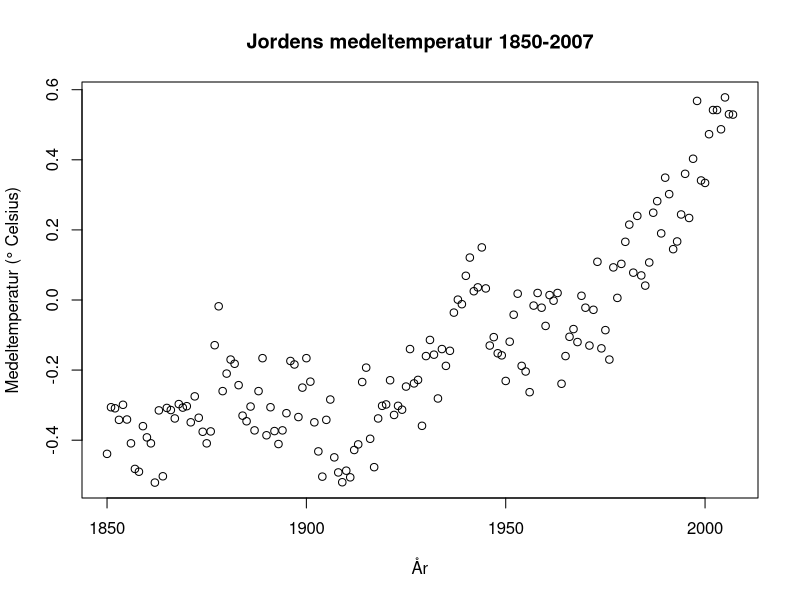
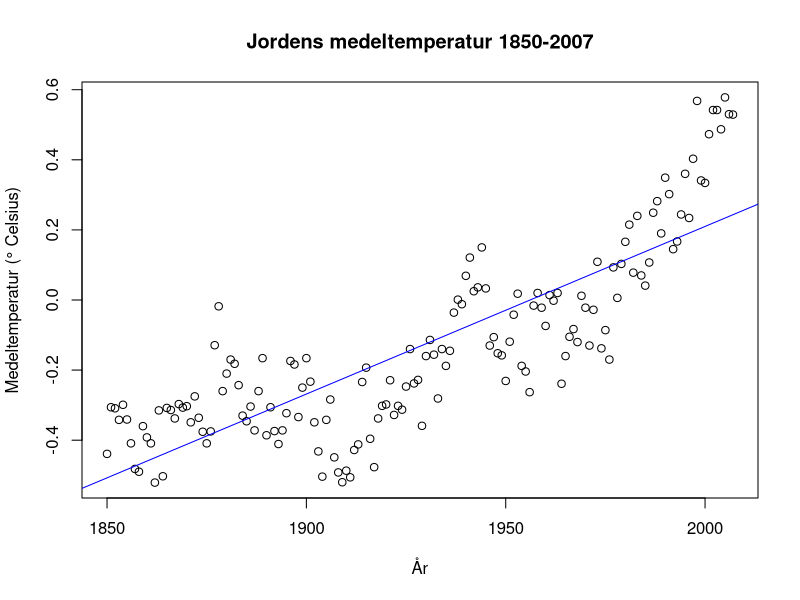
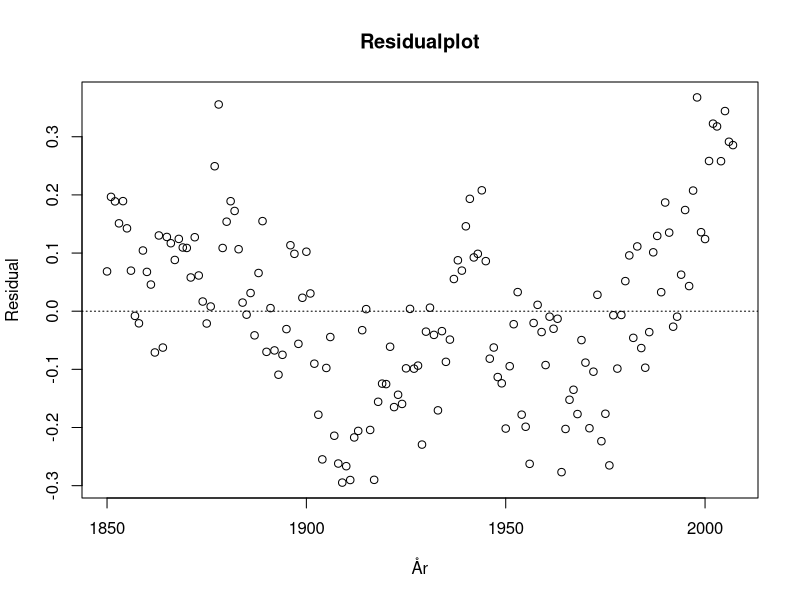
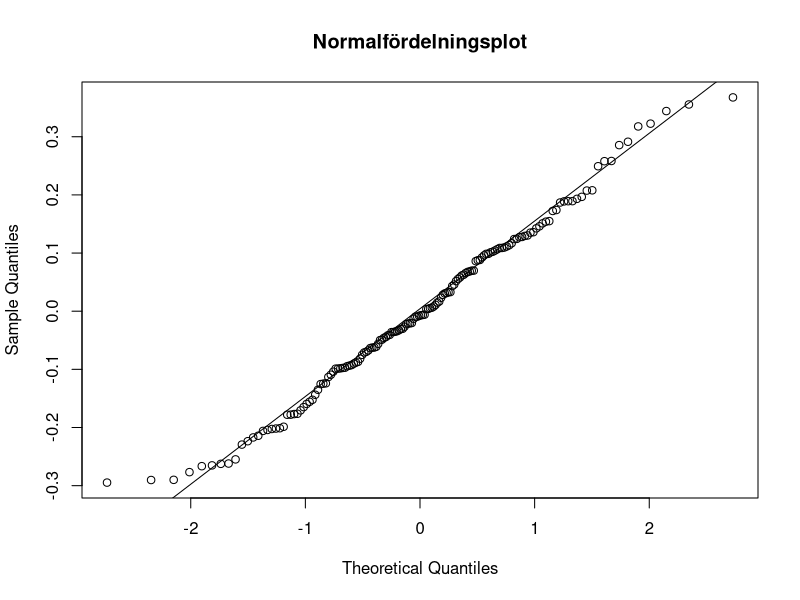
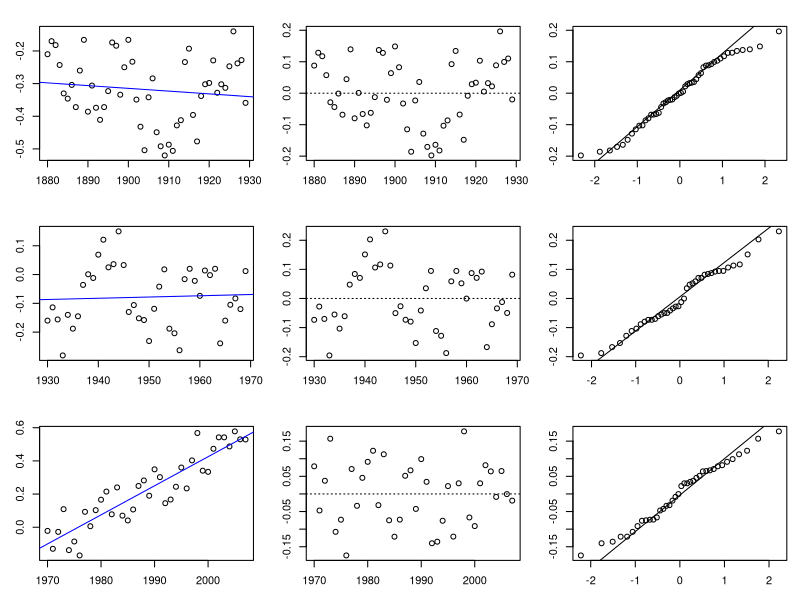
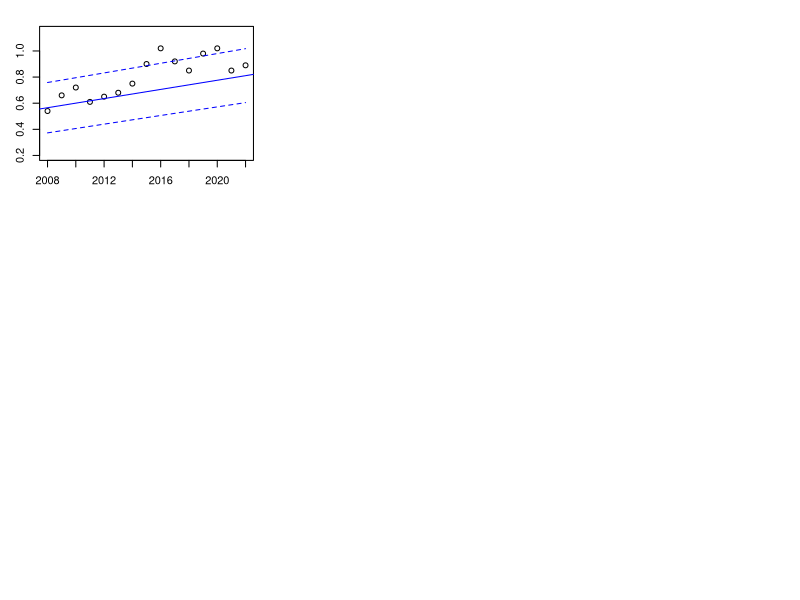

Generate these figures, in order, with R:
## ---- chunk 1
df <- read.csv("temperatur.csv", header = TRUE) # Läser in jordens medeltemperatur 1850-2007
## ---- chunk 2
plot(df$år, 
     df$temperatur, 
     main = "Jordens medeltemperatur 1850-2007",
     xlab = "År", 
     ylab = "Medeltemperatur (° Celsius)")
## ---- chunk 3
modell <- lm(temperatur ~ 1 + år, data = df) # Anpassar rät linje med temperatur som responsvariabel och år som förklarande variabel. Ettan säger åt R att vi vill ha ett intercept.
## ---- chunk 4
plot(df$år, # Plottar datamaterialet likt tidigare
     df$temperatur, 
     main = "Jordens medeltemperatur 1850-2007",
     xlab = "År", 
     ylab = "Medeltemperatur (° Celsius)")
abline(modell, # Lägger till anpassad linje 
       col = "blue")
## ---- chunk 5
residual <- modell$residuals # Extraherar residualer
plot(df$år, residual, # Skapar residualplot
     main = "Residualplot",
     xlab = "År",
     ylab = "Residual")
abline(a = 0, b = 0, lty = "dotted") # Lägger till horisontell linje 
## ---- chunk 6
qqnorm(residual,
        main = "Normalfördelningsplot")
qqline(residual)
## ---- chunk 7
# Dela upp data i tre delperioder
df_1 <- subset(df, år > 1879 & år < 1930)
df_2 <- subset(df, år > 1929 & år < 1970)
df_3 <- subset(df, år > 1969)

# Skapa tre modeller, en för respektive tidsperiod
modell_1 <- lm(temperatur ~ 1 + år, data = df_1) # 1:an säger åt R att vi vill ha ett intercept
modell_2 <- lm(temperatur ~ 1 + år, data = df_2)
modell_3 <- lm(temperatur ~ 1 + år, data = df_3)
## ---- chunk 8
# Set smaller margins
par(mfrow = c(3, 3), mar = c(3, 3, 2, 1))  # c(bottom, left, top, right)

# Plotta alla punkter i årsperioden över årtalen
plot(df_1$år, df_1$temperatur, xlab = "År", ylab = "Temperatur")
abline(modell_1, col = "blue")

# Plotta residualer
plot(df_1$år, modell_1$residuals, xlab = "År", ylab = "Residualer")
abline(a = 0, b = 0, lty = "dotted")

qqnorm(modell_1$residuals, main = "")
qqline(modell_1$residuals)


plot(df_2$år, df_2$temperatur, xlab = "År", ylab = "Temperatur")
abline(modell_2, col = "blue")

plot(df_2$år, modell_2$residuals, xlab = "År", ylab = "Residualer")
abline(a = 0, b = 0, lty = "dotted")

qqnorm(modell_2$residuals, main = "")
qqline(modell_2$residuals)


plot(df_3$år, df_3$temperatur, xlab = "År", ylab = "Temperatur")
abline(modell_3, col = "blue")

plot(df_3$år, modell_3$residuals, xlab = "År", ylab = "Residualer")
abline(a = 0, b = 0, lty = "dotted")

qqnorm(modell_3$residuals, main = "")
qqline(modell_3$residuals)
## ---- chunk 9
sammanfattning_1 <- summary(modell_1)
sammanfattning_2 <- summary(modell_2)
sammanfattning_3 <- summary(modell_3)

alpha1 <- c(coef(sammanfattning_1)[1], coef(sammanfattning_1)[1, "Pr(>|t|)"])
beta1 <- c(coef(sammanfattning_1)[2], coef(sammanfattning_1)[2, "Pr(>|t|)"])

alpha2 <- c(coef(sammanfattning_2)[1], coef(sammanfattning_2)[1, "Pr(>|t|)"])
beta2 <- c(coef(sammanfattning_2)[2], coef(sammanfattning_2)[2, "Pr(>|t|)"])

alpha3 <- c(coef(sammanfattning_3)[1], coef(sammanfattning_3)[1, "Pr(>|t|)"])
beta3 <- c(coef(sammanfattning_3)[2], coef(sammanfattning_3)[2, "Pr(>|t|)"])

table <- data.frame(perioder = c("1880-1929", "1930-1969", "1970-2007"),
                    alpha = c(alpha1[1], alpha2[1], alpha3[1]),
                    beta = c(beta1[1], beta2[1], beta3[1]),
                    pvärdeb = c(beta1[2], beta2[2], beta3[2]))

colnames(table) <- c("Årsperiod", "alpha",  
                   "beta", "p-värde för hypotesen beta = 0")

knitr::kable(table, caption = "Tabell av värden på skattningar av alpha, beta, och p-värden för betas skattningar.")
## ---- chunk 10
#Funktion som ger roten ur medelkvadratfelet (RMSE) mellan predikterade och faktiska värden, roten ur för att vi ska få samma enhet, dvs vi får medelfelet av temperatur.
rmse <- function(y_faktiska, y_pred){
  diff <- y_faktiska - y_pred
  sqr_diff <- diff^2
  mse <- mean(sqr_diff)
  return(sqrt(mse))
}
## ---- chunk 11
# Låt period 1 ("p1") beteckna årsindelningen 2008-2022,
# och period 2 ("p2") beteckna 1970-2007.
# Vidare betecknar "hela", årsperioden 1850-2007

test_df <- read.csv("temperatur_test.csv", header = TRUE)

x_p1 <- test_df$år # sekvens med åren 2007-2022

df_p1 <- data.frame(år = x_p1)  # Vi gör en dataframe med åren som vi kan använda oss av
## ---- chunk 12
# Prediktionsmodell för 2008-2022 (p1) baserat på 1850-2007 (hela)
prediktion_hela_p1 <- predict(modell, newdata = df_p1, interval = 'predict')

# Plocka ut prediktioner samt gränser på prediktionsintervallet'
y_pred_hela_p1 <- prediktion_hela_p1[, 1]

#Prediktionsmodell för 2008-2022 (p1) baserat på 1970-2007 (p2)  
prediktion_p2_p1 <- predict(modell_3, newdata = df_p1,
                             interval = 'predict')

y_pred_p2_p1 <- prediktion_p2_p1[, 1]
pinterval_undre_p1 <- prediktion_p2_p1[, 2]
pinterval_övre_p1 <- prediktion_p2_p1[, 3]
## ---- chunk 13
# Här gör vi prediktionerna som ovan, fast av perioden 1970 - 2007 (p2)
x_p2 <- df_3$år

df_p2 <- data.frame(år = x_p2)

#Prediktionsmodell för 1970-2007 (p2), baserat på 1850-2007 (hela)
prediktion_hela_p2 <- predict(modell, newdata = df_p2, interval = 'predict')

y_pred_hela_p2 <- prediktion_hela_p2[, 1]

#Prediktionsmodell för 1970-2007 (p2), baserat på 1970-2007 (p2)
prediktion_p2_p2 <- predict(modell_3, newdata = df_p2, interval = 'predict')

y_pred_p2_p2 <- prediktion_p2_p2[, 1]
## ---- chunk 14
y_faktiska_p1 <- test_df$temperatur

rmse_hela_p1 <- rmse(y_faktiska_p1, y_pred_hela_p1)
rmse_p2_p1 <- rmse(y_faktiska_p1, y_pred_p2_p1)


y_faktiska_p2 <- df_3$temperatur

rmse_hela_p2 <- rmse(y_faktiska_p2, y_pred_hela_p2)
rmse_p2_p2 <- rmse(y_faktiska_p2, y_pred_p2_p2)

table2 <- data.frame(
  anpassning = c("1850 - 2007", "1970 - 2007", "1850 - 2007", "1970 - 2007"),
  pred = c("2008 - 2022", "2008 - 2022", "1970 - 2007", "1970 - 2007"),
  rmse_värden = c(rmse_hela_p1, rmse_p2_p1, rmse_hela_p2, rmse_p2_p2)
)

colnames(table2) <- c("Modell baserad på", "Prediktioner för", "RMSE")
knitr::kable(table2, caption = "Tabell med RMSE för olika modeller och deras prediktioner")
## ---- chunk 15

#Plottar predicerade värden tillsammans med prediktionsintervall
plot(x_p1, y_faktiska_p1, ylim = c(0.2, 1.15),
     xlab = "År",
     ylab = "Medeltemperatur")

lines(x_p1, pinterval_undre_p1, col = "blue",
      lty = "dashed")
lines(x_p1, pinterval_övre_p1, col = "blue",
      lty = "dashed")
abline(modell_3, col = "blue")
